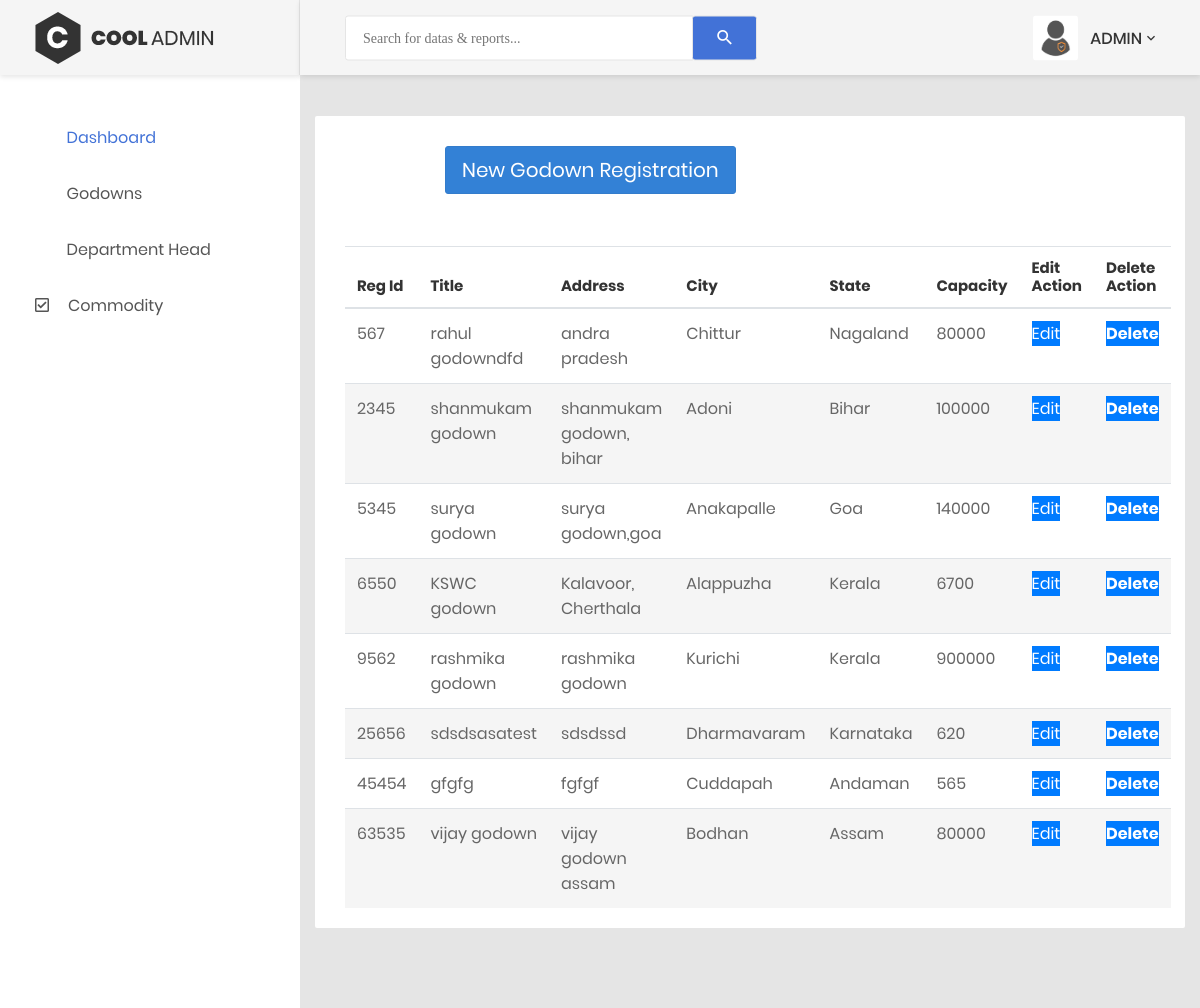
Screenshot of /admin/godown.php (signed in) with the database file from the repository.
### tables this page shows
CREATE TABLE `godown` (
  `regid` int(11) NOT NULL,
  `title` varchar(60) NOT NULL,
  `address` varchar(80) NOT NULL,
  `city` varchar(50) NOT NULL,
  `state` varchar(70) NOT NULL,
  `capacity` int(11) NOT NULL
);

### admin/godown.php (the view, shortened to what this page needs)
<html lang="en"><head>
    <?php include 'layout/header.php';
    include 'session.php';
    ?>
</head>
<body class="animsition" style="animation-duration: 900ms; opacity: 1;">
    <div class="page-wrapper">
        <aside class="menu-sidebar d-none d-lg-block">
            <div class="logo">
                <a href="#">
                    <img src="../images/icon/logo.png" alt="CoolAdmin">
                </a>
            </div>
            <div class="menu-sidebar__content js-scrollbar1 ps">
                <nav class="navbar-sidebar">
                    <ul class="list-unstyled navbar__list">
                        <li class="active has-sub">
                            <a class="js-arrow" href="../admin/dashboard">
                                <i class="fas fa-tachometer-alt"></i>Dashboard</a>
                        </li>
                        <li>
                            <a href="../admin/godown">
                                <i class="fas fa-chart-bar"></i>Godowns</a>
                        </li>
                        <li>
                            <a href="../admin/department">
                                <i class="fas fa-table"></i>Department Head</a>
                        </li>
                        <li>
                            <a href="../admin/commodity">
                                <i class="far fa-check-square"></i>Commodity</a>
                        </li>
                    </ul>
                </nav>
            </div>
        </aside>
        <div class="page-container">
            <header class="header-desktop">
                <div class="section__content section__content--p30">
                    <div class="container-fluid">
                        <div class="header-wrap">
                            <form class="form-header" action="" method="POST">
                                <input class="au-input au-input--xl" type="text" name="search" placeholder="Search for datas &amp; reports...">
                                <button class="au-btn--submit" type="submit">
                                    <i class="zmdi zmdi-search"></i>
                                </button>
                            </form>
                            <div class="header-button">
                                <div class="noti-wrap">
                                </div>
                                <div class="account-wrap">
                                    <div class="account-item clearfix js-item-menu">
                                        <div class="image">
                                            <img src="../images/icon/adm.png" alt="centralgov">
                                        </div>
                                        <div class="content">
                                            <a class="js-acc-btn" href="#">ADMIN</a>
                                        </div>
                                    </div>
                                </div>
                            </div>
                        </div>
                    </div>
                </div>
            </header>
            <div class="main-content">
                <div class="page-wrapper">
                    <div class="page-content--bge5">
                        <div class="container">
                            <div class="login-wrap">
                                <div class="login-content">
                                    <div class="login-form">
                                        <div style="margin-left:100px">
                                            <div class="open-btn">
                                                <a href="../admin/addgodown" class="btn btn-primary btn-lg active open-button" role="button" aria-pressed="true">New Godown Registration</a>
                                              </div>
    </div>
                                            <div style="padding:50px;"></div>
                                            <table class="table table-striped">
                                                <thead>
                                                  <tr>
                                                    <th scope="col"><h5>Reg Id</h5></th>
                                                    <th scope="col"><h5>Title</h5></th>
                                                    <th scope="col"><h5>Address</h5></th>
                                                    <th scope="col"><h5>City</h5></th>
                                                    <th scope="col"><h5>State</h5></th>
                                                    <th scope="col"><h5>Capacity</h5></th>
                                                    <th scope="col"><h5>Edit Action</h5></th>
                                                    <th scope="col"><h5>Delete Action</h5></th>
                                                  </tr>
                                                </thead>
                                                <tbody>
                                                <?php
                                           $sql="SELECT * from godown";
                                                 $exec=mysqli_query($db,$sql);
                  while($row=mysqli_fetch_array($exec)){
                      echo "<tr><td>".$row['regid']."</td>";
                      echo "<td>".$row['title']."</td>";
                      echo "<td>".$row['address']."</td>";
                      echo "<td>".$row['city']."</td>";
                      echo "<td>".$row['state']."</td>";
                      echo "<td>".$row['capacity']."</td>";
                      echo "<td><a class='btn-primary' href='../admin/editgodown?id=".$row['regid']."'> Edit</a></b></td>";
                      echo "<td><b> <a class='btn-primary' href='../admin/delete?id=".$row['regid']."' onclick='return confirm(\"Are you sure you want to delete this godown, Deleting godown delete all department associated with the godown\")'> Delete</a></b></td></tr>";
                  }
                  ?>
                                                </tbody>
                                              </table>
                                            </div>
                                        </div>
                                </div>
                            </div>
                        </div>
                    </div>
                </div>
            </div>
        </div>
    <?php include 'layout/footer.php';
    ?>

### admin/godown.php (style rules this page uses)
.open-btn { display: flex; justify-content: left; }
.open-button { background-color: #1c87c9; color: white; padding: 12px 20px; border: none; border-radius: 5px; cursor: pointer; opacity: 0.8; position: fixed; }

### rows the page displays
godown: regid "567", title "rahul godowndfd", address "andra pradesh", city "Chittur", state "Nagaland", capacity "80000"
godown: regid "2345", title "shanmukam godown", address "shanmukam godown, bihar", city "Adoni", state "Bihar", capacity "100000"
godown: regid "5345", title "surya godown", address "surya godown,goa", city "Anakapalle", state "Goa", capacity "140000"
godown: regid "6550", title "KSWC godown", address "Kalavoor, Cherthala", city "Alappuzha", state "Kerala", capacity "6700"
godown: regid "9562", title "rashmika godown", address "rashmika godown", city "Kurichi", state "Kerala", capacity "900000"
godown: regid "25656", title "sdsdsasatest", address "sdsdssd", city "Dharmavaram", state "Karnataka", capacity "620"
godown: regid "45454", title "gfgfg", address "fgfgf", city "Cuddapah", state "Andaman", capacity "565"
godown: regid "63535", title "vijay godown", address "vijay godown assam", city "Bodhan", state "Assam", capacity "80000"
